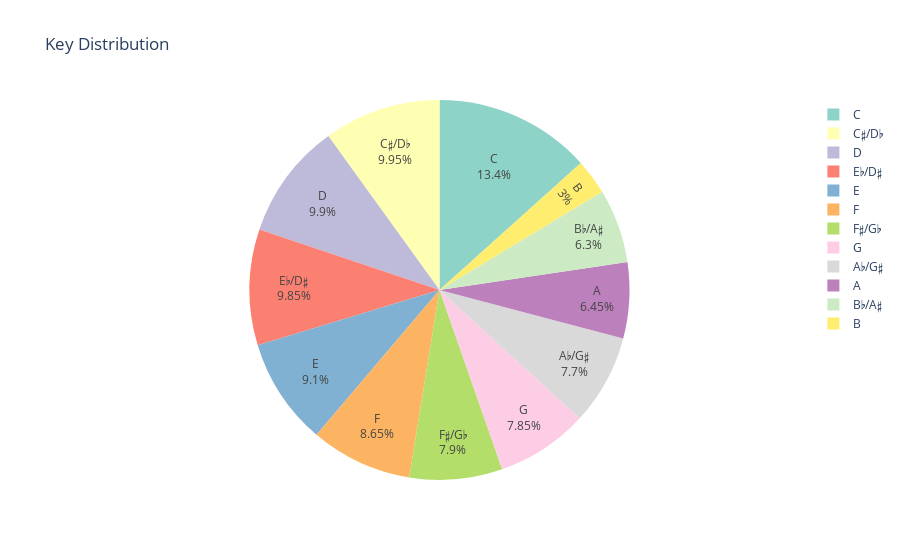

The notebook cell this image was saved under:
### Markdown cell above
Key and Mode

### Code cell
iplot(px.pie(df_songs_n['key'].value_counts().reset_index(), 
       names=r'C C♯/D♭ D E♭/D♯ E F F♯/G♭ G A♭/G♯ A B♭/A♯ B'.split(), 
       values='key',
       color_discrete_sequence = px.colors.qualitative.Set3,
       title='Key Distribution'
      ).update_traces(textinfo='label+percent'))

### Figure 1 — Plotly figure (JSON) as saved in the notebook; plotly's stock layout.template omitted (floating-point values rounded to 4 significant figures)
{"data": [{"domain": {"x": [0, 1], "y": [0, 1]}, "hovertemplate": "label=%{label}<br>key=%{value}<extra></extra>", "labels": ["C", "C♯/D♭", "D", "E♭/D♯", "E", "F", "F♯/G♭", "G", "A♭/G♯", "A", "B♭/A♯", "B"], "legendgroup": "", "name": "", "showlegend": true, "textinfo": "label+percent", "type": "pie", "values": [267, 199, 198, 197, 182, 173, 158, 157, 154, 129, 126, 60]}], "layout": {"legend": {"tracegroupgap": 0}, "piecolorway": ["rgb(141,211,199)", "rgb(255,255,179)", "rgb(190,186,218)", "rgb(251,128,114)", "rgb(128,177,211)", "rgb(253,180,98)", "rgb(179,222,105)", "rgb(252,205,229)", "rgb(217,217,217)", "rgb(188,128,189)", "rgb(204,235,197)", "rgb(255,237,111)"], "title": {"text": "Key Distribution"}}}
